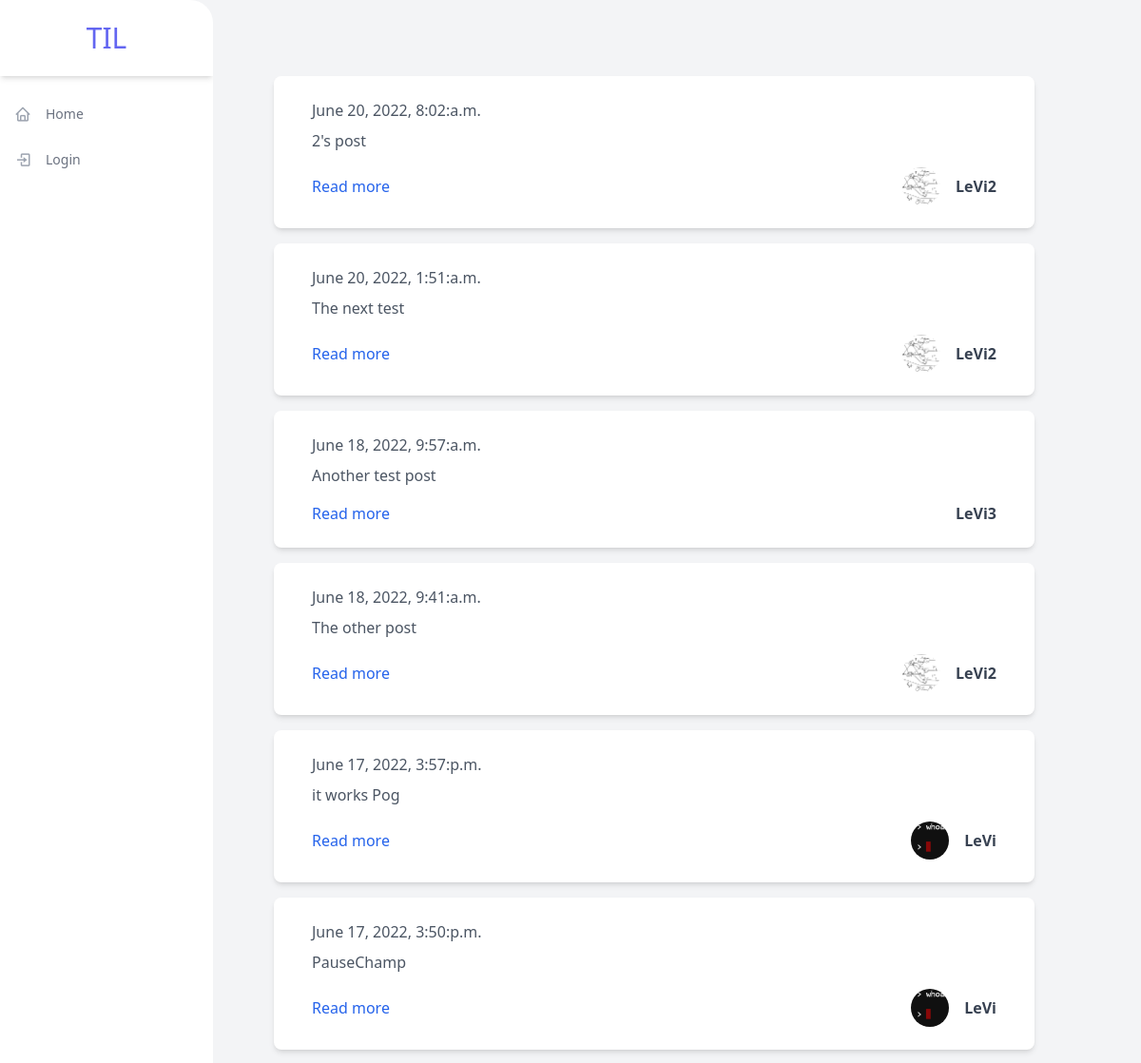
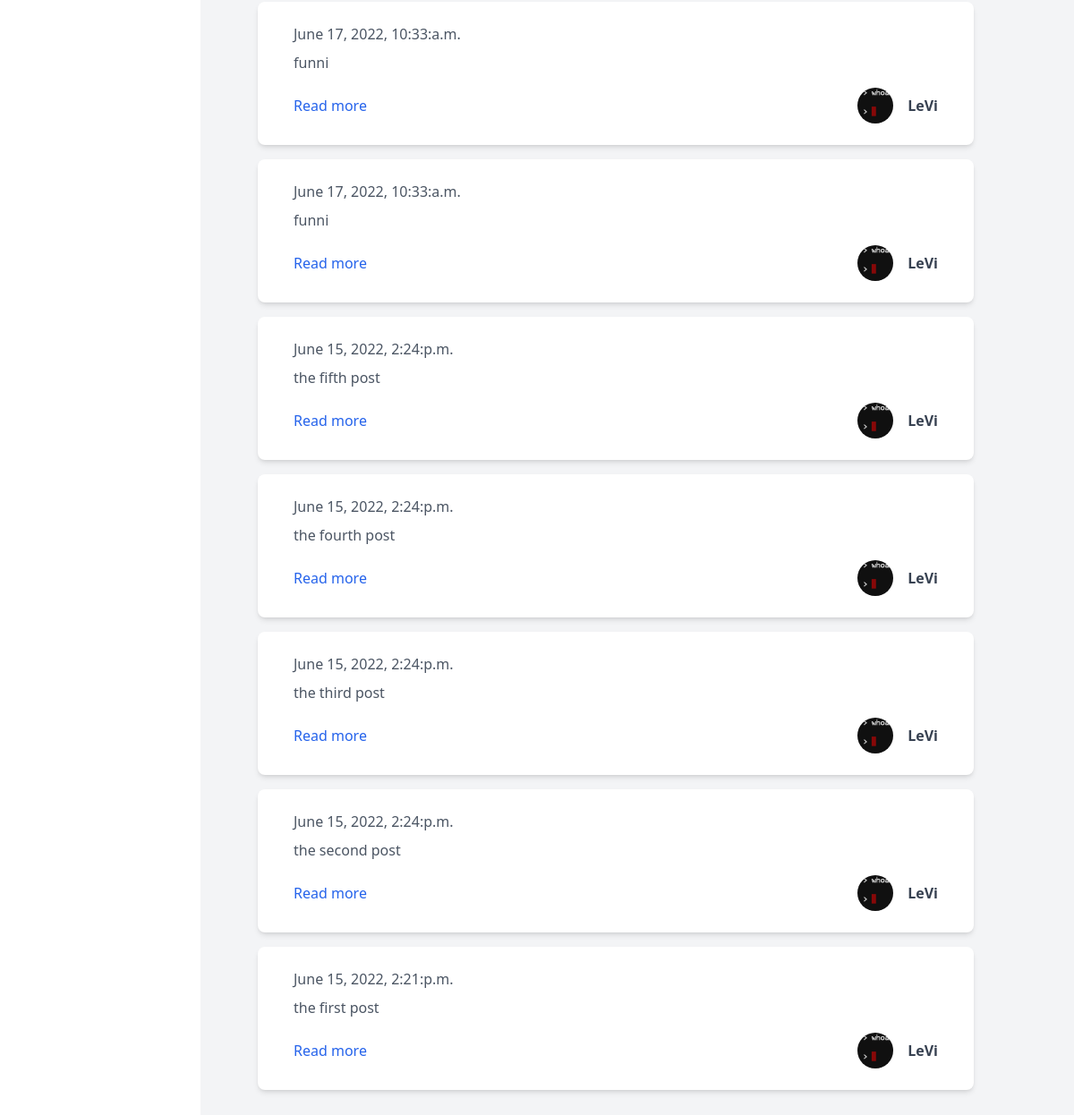
The page / on the database its author committed (2 pictures, top to bottom).
### feed/models.py (models this page shows, shortened)
class Post(models.Model):
    text = models.CharField(max_length=240)
    date = models.DateTimeField(auto_now=True)
    author = models.ForeignKey(
        User,
        on_delete=models.CASCADE,
    )

### feed/views.py (the view)
# urls.py: path("", views.HomePage.as_view(), name="index"),
class HomePage(TemplateView):
    http_method_names = ["get"]
    template_name = "feed/homepage.html"
    def dispatch(self, request, *args, **kwargs):
        self.request = request
        return super().dispatch(request, *args, **kwargs)
    def get_context_data(self, *args, **kwargs):
        context = super().get_context_data(*args, **kwargs)
        if self.request.user.is_authenticated:
            following = list(
                Follower.objects.filter(followed_by=self.request.user).values_list('following', flat=True)
            )
            if not following:
                posts = Post.objects.all().order_by('-id')[0:30]
            else:
                posts = Post.objects.filter(author__in=following).order_by('-id')[0:60]
        else:
            posts = Post.objects.all().order_by('-id')[0:30]
        context['posts'] = posts
        return context

### feed/templates/feed/homepage.html (shortened to what this page needs)
{% extends 'base.html' %}
{% block body %}
    <div id="posts-container">
        {% for post in posts %}
            {% include "includes/post.html" with post=post show_detail_link=True %}
        {% endfor %}
    </div>
{% endblock %}

### til/templates/base.html (shortened to what this page needs)
{% load static %}
<!DOCTYPE html>
<html lang="en">
    <head>
        <script src="https://cdn.tailwindcss.com"></script>
        <link rel="stylesheet" href="https://unpkg.com/boxicons@2.0.7/css/boxicons.min.css" />
        <link rel="stylesheet" href="{% static 'css/style.css' %}">
    </head>
    <body>
        <div class="min-h-screen flex flex-row bg-gray-100">
            <div class="flex flex-col w-56 bg-white rounded-r-3xl overflow-hidden">
                <div class="flex items-center justify-center h-20 shadow-md">
                <h1 class="text-3xl uppercase text-indigo-500">TIL</h1>
                </div>
                <ul class="flex flex-col py-4">
                <li>
                    <a href="/" class="flex flex-row items-center h-12 transform hover:translate-x-2 transition-transform ease-in duration-200 text-gray-500 hover:text-gray-800">
                    <span class="inline-flex items-center justify-center h-12 w-12 text-lg text-gray-400"><i class="bx bx-home"></i></span>
                    <span class="text-sm font-medium">Home</span>
                    </a>
                </li>
                {% if request.user.is_authenticated %}
                <li>
                    <a href="{% url 'feed:new_post' %}" class="flex flex-row items-center h-12 transform hover:translate-x-2 transition-transform ease-in duration-200 text-gray-500 hover:text-gray-800 js-toggle-modal">
                    <span class="inline-flex items-center justify-center h-12 w-12 text-lg text-gray-400"><i class="bx bx-layer-plus"></i></span>
                    <span class="text-sm font-medium">New Post</span>
                    </a>
                </li>
                <li>
                    <a href="{% url 'account_logout' %}" class="flex flex-row items-center h-12 transform hover:translate-x-2 transition-transform ease-in duration-200 text-gray-500 hover:text-gray-800">
                    <span class="inline-flex items-center justify-center h-12 w-12 text-lg text-gray-400"><i class="bx bx-log-out"></i></span>
                    <span class="text-sm font-medium">Logout</span>
                    </a>
                </li>
                {% else %}
                <li>
                    <a href="{% url 'account_login' %}" class="flex flex-row items-center h-12 transform hover:translate-x-2 transition-transform ease-in duration-200 text-gray-500 hover:text-gray-800">
                    <span class="inline-flex items-center justify-center h-12 w-12 text-lg text-gray-400"><i class="bx bx-log-in"></i></span>
                    <span class="text-sm font-medium">Login</span>
                    </a>
                </li>
                {% endif %}
                </ul>
            </div>
            <div class="p-16">
                {% block body %}{% endblock %}
            </div>
        </div>
    </body>
</html>

### til/templates/includes/post.html
{% load thumbnail %}
<div class="max-w-4xl px-10 my-4 py-6 bg-white rounded-lg shadow-md" style="width: 50rem">
    <div class="flex justify-between items-center">
        <span class="font-light text-gray-600">{{ post.date|date:"F j, Y, g:i:a" }}</span>
    </div>
    <div class="mt-2">
        <p class="mt-2 text-gray-600">{{ post.text }}</p>
    </div>
    <div class="flex justify-between items-center mt-4">
        {% if show_detail_link %}
            <a class="text-blue-600 hover:underline" href="{% url 'feed:detail' post.id %}">
                Read more
            </a>
        {% else %}
            <span>&nbsp;</span>
        {% endif %}
        <div>
            <a class="flex items-center" href="{% url 'profiles:detail' post.author.username %}">
                {% thumbnail post.author.profile.image "373x373" crop="center" as im %}
                    <img class="mx-4 w-10 h-10 object-cover rounded-full hidden sm:block" src="{{ im.url }}" alt="avatar">
                {% endthumbnail %}
                <h1 class="text-gray-700 font-bold">{{ post.author.username }}</h1>
            </a>
        </div>
    </div>
</div>

### rows shown on the page
Post: date "June 20, 2022, 8:02:a.m.", text "2's post", author.username "LeVi2"
Post: date "June 20, 2022, 1:51:a.m.", text "The next test", author.username "LeVi2"
Post: date "June 18, 2022, 9:57:a.m.", text "Another test post", author.username "LeVi3"
Post: date "June 18, 2022, 9:41:a.m.", text "The other post", author.username "LeVi2"
Post: date "June 17, 2022, 3:57:p.m.", text "it works Pog", author.username "LeVi"
Post: date "June 17, 2022, 3:50:p.m.", text "PauseChamp", author.username "LeVi"
Post: date "June 17, 2022, 10:33:a.m.", text "funni", author.username "LeVi"
Post: date "June 17, 2022, 10:33:a.m.", text "funni", author.username "LeVi"
Post: date "June 15, 2022, 2:24:p.m.", text "the fifth post", author.username "LeVi"
Post: date "June 15, 2022, 2:24:p.m.", text "the fourth post", author.username "LeVi"
Post: date "June 15, 2022, 2:24:p.m.", text "the third post", author.username "LeVi"
Post: date "June 15, 2022, 2:24:p.m.", text "the second post", author.username "LeVi"
Post: date "June 15, 2022, 2:21:p.m.", text "the first post", author.username "LeVi"
